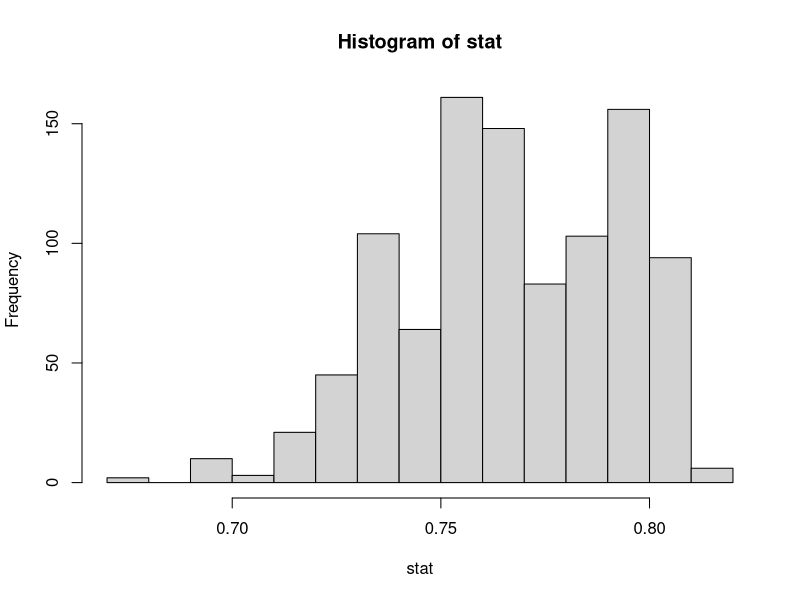

Recreate this plot in R.
n <- c(13,40,9,20,18) # Number of individuals in each species

# Create function to calculate Simpson's diversity index (D)

SimpsonIndex <- function(n) {
  N <- sum(n)
  D <- 1-sum(n*(n-1)/(N*(N-1))) # D = 1-(∑n(n-1))/(N(N-1))
  return(D)
}
SimpsonIndex(n)

# Bootstrap estimation of D
l <- length(n)

# Set number of bootstrap samples
nsim <- 1000
stat <- numeric(nsim ) #create a vector in which to store the results

# Set up a loop to generate a series of bootstrap samples

for (i in 1:nsim){
     nB= sample (n , l, replace =T)
     stat[i] = SimpsonIndex(nB) # Calculate D for all bootstrap samples
     }

hist(stat)

# Bootstrap estimate of D
DB<- mean(stat)
DB

# Estimated standard error: 
SE<-sd(stat)
SE

# 95% Confidence Interval: 
quantile(stat,c(0.025,0.975))

# The simple method to calculate 95% Confidence Interval:
2*SimpsonIndex(n) - quantile (stat,0.975)
2*SimpsonIndex(n) - quantile (stat,0.025)


